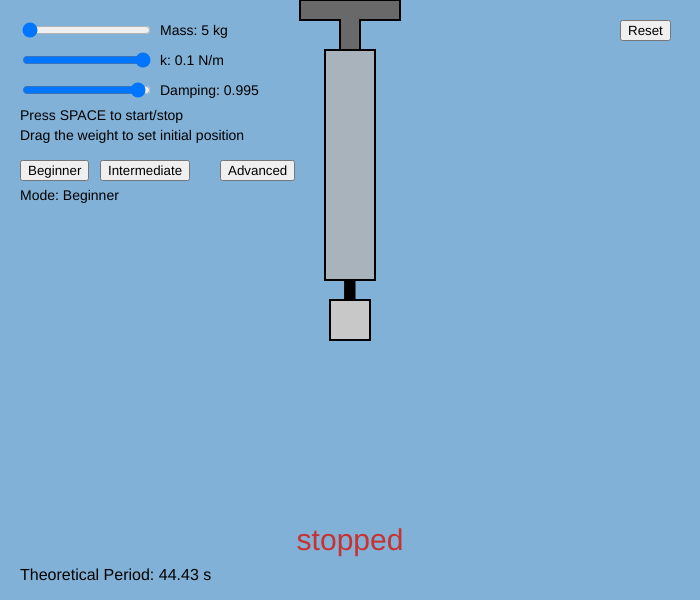
Frame 1 (no input)
Frame 60 (no input): identical to frame 1, image omitted
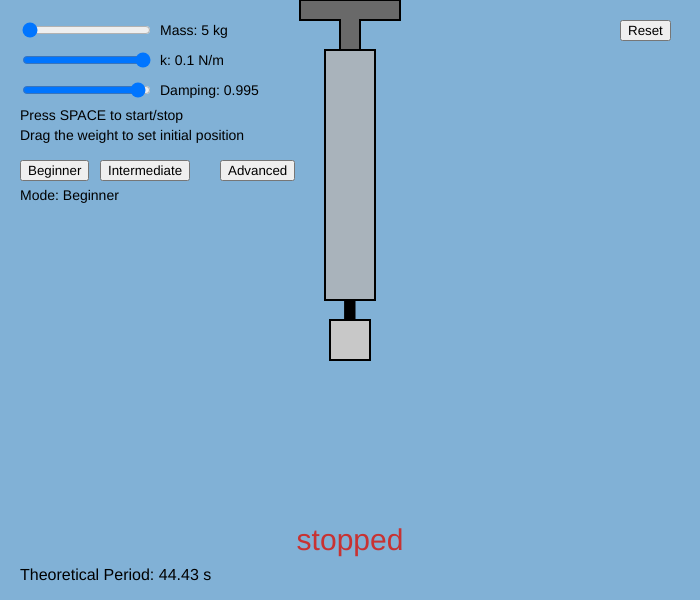
Frame 120 (the mouse pressed at the canvas centre since frame 60)

The p5.js sketch that drew these frames (run headless with seeded random() and noise() and a simulated clock; from frame 60 on, the mouse is pressed at the canvas centre):

// p5.js sketch
// ── sketch.js
// ---------------- GLOBAL VARIABLES ----------------
let spring, massObj, baseObj;
let massSlider, kSlider, dampingSlider;
let running = false;        // whether the simulation is running
let dragging = false;       // whether the mass is being dragged
let hint = 0;               // controls hint circle fading
let mode = "Beginner";      // display mode (Beginner / Intermediate / Advanced)
let displacementHistory = [];  // stores displacement for graph
let maxHistory = 300;          // max points in history
let totalEnergy = 0;           // reference total energy
let heatEnergy = 0;            // heat energy lost to damping

// ---------------- SETUP ----------------
function setup() {
  createCanvas(700, 600);
  frameRate(60);

  // Sliders for mass, spring constant k, and damping
  massSlider = createSlider(5, 15, 5, 0.1);
  massSlider.position(20, 20);

  kSlider = createSlider(0.05, 0.1, 0.1, 0.01);
  kSlider.position(20, 50);

  dampingSlider = createSlider(0.900, 0.999, 0.995, 0.001);
  dampingSlider.position(20, 80);

  // Create objects: base, spring, and mass
  baseObj = new Base(width / 2, 10);
  spring = new Spring(width / 2, 50, 200);
  updateEquilibriumLength();
  massObj = new Mass(spring.anchorX, spring.anchorY + spring.equilibriumLength, 5);

  // Buttons to change display mode
  createButton("Beginner").position(20, 160).mousePressed(() => mode = "Beginner");
  createButton("Intermediate").position(100, 160).mousePressed(() => mode = "Intermediate");
  createButton("Advanced").position(220, 160).mousePressed(() => mode = "Advanced");

  // Reset button (top right)
  createButton("Reset").position(width - 80, 20).mousePressed(resetSimulation);
}

// ---------------- DRAW LOOP ----------------
function draw() {
  background("#81b1d6");

  // Update equilibrium each frame in case sliders move
  updateEquilibriumLength();

  // Display slider values and instructions
  noStroke();
  fill(0);
  textSize(14);
  text(`Mass: ${massSlider.value()} kg`, 160, 35);
  text(`k: ${kSlider.value()} N/m`, 160, 65);
  text(`Damping: ${dampingSlider.value()}`, 160, 95);
  text(`Mode: ${mode}`, 20, 200);
  text(`Press SPACE to start/stop`, 20, 120);
  text(`Drag the weight to set initial position`, 20, 140);

  // Show "stopped" message when paused
  if (!running) {
    push();
    textAlign(CENTER);
    textSize(30);
    fill(200, 50, 50);
    text('stopped', width / 2, height - 50);
    pop();
  }

  // Allow dragging the mass when simulation is not running
  if (!running && dragging) {
    massObj.y = constrain(mouseY, spring.anchorY + 40, 450);
    massObj.vel = 0;
  }

  // Physics update when running
  if (running) {
    let k = kSlider.value();
    let m = massSlider.value();
    let damping = dampingSlider.value();

    // use equilibriumLength as the static offset so dynamics are around that line
    let stretch = massObj.y - (spring.anchorY + spring.equilibriumLength); // spring stretch relative to equilibrium
    let force = -k * stretch;       // Hooke's law centered at equilibrium
    let acc = force / m;            // F = ma

    // velocity update
    let vBefore = massObj.vel + acc;
    massObj.vel = vBefore * damping; // apply damping
    massObj.y += massObj.vel;        // update position

    // energy lost to damping (converted to heat)
    let dE = 0.5 * m * (vBefore*vBefore - massObj.vel*massObj.vel);
    heatEnergy += max(dE, 0);

    // add to displacement history (for graph)
    displacementHistory.push(stretch);
    if (displacementHistory.length > maxHistory) {
      displacementHistory.shift();
    }
  }

  // Draw system: base, spring, and mass
  baseObj.display();
  spring.display(massObj.y);
  massObj.display();

  // Show theoretical oscillation period (keeps original formula)
  let T = TWO_PI * sqrt(massSlider.value() / kSlider.value());
  fill(0);
  textSize(16);
  text(`Theoretical Period: ${T.toFixed(2)} s`, 20, height - 20);

  // Hint green circle (when user clicks elsewhere)
  hint--;
  hint = max(hint, 0);
  push();
  noStroke();
  fill(0, 200, 0, hint * 2);
  circle(massObj.x, massObj.y, 30);
  pop();

  // Extra visuals depending on mode
  if (mode === "Intermediate" || mode === "Advanced") {
    drawDisplacementGraph();  // graph of displacement over time
    drawArrows();             // velocity & acceleration arrows
  }
  if (mode === "Advanced") {
    drawEnergy();             // energy bar chart
    drawDisplacementArrow();  // Δx arrow
  }
}

// ---------------- RESET FUNCTION ----------------
function resetSimulation() {
  // reset sliders to default values
  massSlider.value(5);
  kSlider.value(0.1);
  dampingSlider.value(0.995);

  // reset simulation state
  running = false;
  dragging = false;
  displacementHistory = [];
  heatEnergy = 0;
  totalEnergy = 0;

  // reset equilibrium and mass position & velocity
  updateEquilibriumLength();
  massObj = new Mass(spring.anchorX, spring.anchorY + spring.equilibriumLength, 5);
}

// ---------------- ENERGY FUNCTIONS ----------------
function computeCurrentEnergy() {
  // Compute KE, spring PE, and gravitational PE
  let m = massSlider.value();
  let k = kSlider.value();
  let g = 9.81;

  // ensure we have a sensible centre Y to use
  let centerY = (massObj.centerY !== undefined) ? massObj.centerY : (massObj.y + massObj.size / 2);

  // stretch relative to the natural (unstretched) spring length (in pixels),
  // convert to meters using the same pixel→meter scale used elsewhere (40 px = 1 m)
  let stretchPixels = massObj.y - (spring.anchorY + spring.restLength);
  let stretchMeters = stretchPixels / 40;

  let v = massObj.vel;

  // KE, elastic PE (using meters), gravitational PE (height in meters)
  let KE = 0.5 * m * v * v;
  let scaleFactor = 200; // arbitrary factor to make bars visible
  let PEe = 0.5 * k * stretchMeters * stretchMeters * scaleFactor;

  let PEg = m * g * ((500 - centerY) / 40);  // pixel → meter scale (same as before)
  return { KE, PEe, PEg };
}

function drawEnergy() {
  // Draw stacked energy bars
  let { KE, PEe, PEg } = computeCurrentEnergy();
  let Heat = heatEnergy;

  let barWidth = 30;
  let maxBarHeight = 330;
  let maxEnergy = 3000;
  let energyScale = maxBarHeight / maxEnergy;

  push();
  translate(50, 210);

  // helper to draw one bar
  function drawBar(x, val, col, label) {
    let h = val * energyScale;
    h = min(h, maxBarHeight);
    fill(col);
    rect(x, maxBarHeight - h, barWidth, h);
    fill(0);
    textSize(12);
    text(label, x + 3, maxBarHeight + 15);
  }

  // individual energy bars
  drawBar(0, KE, "red", "KE");
  drawBar(60, PEg, "blue", "PE(grav)");
  drawBar(120, PEe, "green", "PE(elas)");
  drawBar(180, Heat, "orange", "Heat");
  drawBar(240, totalEnergy, "purple", "Total");

  // axis with tick marks
  stroke(0);
  line(-20, 0, -20, maxBarHeight);
  for (let j = 0; j <= maxEnergy; j += 250) {
    let y = maxBarHeight - j * energyScale;
    stroke(0);
    line(-25, y, -15, y);
    noStroke();
    fill(0);
    textSize(10);
    text(j, -45, y + 3);
  }
  pop();
}

// ---------------- OTHER VISUALS ----------------
function drawDisplacementGraph() {
  // Draw displacement vs time graph
  push();
  translate(430, 490);

  // axes
  stroke(0);
  strokeWeight(0.5);
  line(0, 0, 0, -100);
  line(0, 0, 250, 0);

  // y-axis ticks and labels
  fill(0);
  textSize(11);
  for (let i = -100; i <= 0; i += 25) {
    line(-5, i, 5, i);
    text(Math.round(map(i, -100, 0, -200, 200)), -30, i + 3);
  }

  // displacement curve
  noFill();
  stroke("blue");
  beginShape();
  for (let i = 0; i < displacementHistory.length; i++) {
    let x = map(i, 0, maxHistory, 0, 250);
    let y = map(displacementHistory[i], -200, 200, 100, 0);
    vertex(x, -y);
  }
  endShape();

  // labels
  noStroke();
  fill(0);
  text("Displacement vs Time", 70, -110);
  text("Time (frames)", 100, 30);
  rotate(-PI / 2);
  text("Displacement (px)", -10, -40);
  pop();
}

function drawDisplacementArrow() {
  // Draw arrow showing displacement Δx
  let restY = spring.anchorY + spring.equilibriumLength;

  push();
  stroke("brown");
  strokeWeight(2);
  line(massObj.x + 60, restY, massObj.x + 100, restY);

  stroke("purple");
  strokeWeight(3);
  line(massObj.x + 80, restY, massObj.x + 80, massObj.y);
  fill("purple");
  noStroke();
  text("Δx", massObj.x + 90, (restY + massObj.y) / 2);
  pop();
}

function drawArrows() {
  // Draw velocity (blue) and acceleration (red) arrows
  push();
  strokeWeight(3);

  let x = massObj.x;
  let y = massObj.centerY;
  let vel = massObj.vel;
  let k = kSlider.value();
  let m = massSlider.value();
  let stretch = massObj.y - (spring.anchorY + spring.equilibriumLength);
  let acc = -k * stretch / m;

  const vScale = 10;
  const aScale = 100;
  const accMinValue = 0.05;
  const velMinValue = 0.25;

  if (abs(vel) > velMinValue) {
    stroke("blue");
    line(x, y, x, y + vel * vScale);
    fill("blue");
    triangle(x - 5, y + vel * vScale, x + 5, y + vel * vScale, x, y + vel * vScale + (vel > 0 ? 10 : -10));
    noStroke();
    fill("blue");
    text("Velocity", x + 10, y + vel * vScale);
  }

  if (abs(acc) > accMinValue) {
    stroke("red");
    line(x, y, x, y + acc * aScale);
    fill("red");
    triangle(x - 5, y + acc * aScale, x + 5, y + acc * aScale, x, y + acc * aScale + (acc > 0 ? 10 : -10));
    noStroke();
    fill("red");
    text("Acceleration", x + 10, y + acc * aScale);
  }

  pop();
}

// ---------------- INPUT EVENTS ----------------
function mousePressed() {
  // Click on mass to drag it
  if (!running && dist(mouseX, mouseY, massObj.x, massObj.centerY) < massObj.size / 2) {
    dragging = true;
    displacementHistory = [];
  } else if (!running) {
    hint = 120; // otherwise show green hint circle
  }
}

function mouseReleased() {
  dragging = false;
}

function keyPressed() {
  if (key === " ") {
    // toggle run state
    running = !running;
    if (running) {
      // calculate initial total energy
      let { KE, PEe, PEg } = computeCurrentEnergy();
      totalEnergy = KE + PEe + PEg;
      heatEnergy = 0; // reset heat
    }
  }
}

// ---------------- CLASSES ----------------
class Base {
  constructor(x, y) {
    this.x = x;
    this.y = y;
  }
  display() {
    // fixed top block that holds the spring
    push();
    rectMode(CENTER);
    stroke(0);
    strokeWeight(2);
    fill("#696969");
    rect(this.x, this.y, 100, 20);
    rect(this.x, this.y + 25, 20, 30);
    noStroke();
    fill("#696969");
    rect(this.x, this.y + 18, 18, 30);
    pop();
  }
}

class Spring {
  constructor(x, y, restLen) {
    this.anchorX = x;
    this.anchorY = y;
    this.restLength = restLen;
    this.equilibriumLength = restLen;
    this.height;
  }
  display(massY) {
    // spring as a vertical rectangle
    this.height = massY - this.anchorY;
    this.height = constrain(this.height, 30, 400);
    push();
    stroke(0);
    strokeWeight(2);
    fill(180, 180, 180, 200);
    rect(this.anchorX - 25, this.anchorY, 50, this.height);
    pop();
  }
}

class Mass {
  constructor(x, y, m) {
    this.centerY;
    this.x = x;
    this.y = y;
    this.mass = m;
    this.vel = 0;
    this.size = 40;      // block size
    this.hookHeight = 20;
    this.hookWidth = 10;
  }
  display() {
    // draw hook + block
    this.centerY = this.y + this.size / 2;
    this.centerY = max(this.centerY, 100);
    push();
    stroke(0);
    fill(0);
    rect(this.x - this.hookWidth / 2, this.centerY - this.hookHeight, this.hookWidth, this.hookHeight);
    stroke(0);
    strokeWeight(2);
    fill("#c8c8c8");
    rect(this.x - this.size / 2, this.centerY, this.size, this.size);
    pop();
  }
}

// ---------------- NEW FUNCTION ----------------
function updateEquilibriumLength() {
  let m = massSlider.value();
  let k = kSlider.value();

  // Use a small "simulation gravity" in pixel units so the equilibrium shift
  // is reasonable for the slider ranges you chose.
  const gSim = 0.6; // pixels * (k units) scale — tweak if you want larger/smaller static sag

  // avoid division by zero and cap the stretch to a reasonable value
  let stretch = (m * gSim) / max(k, 0.0001);
  stretch = constrain(stretch, 0, 350);

  spring.equilibriumLength = spring.restLength + stretch;
}
